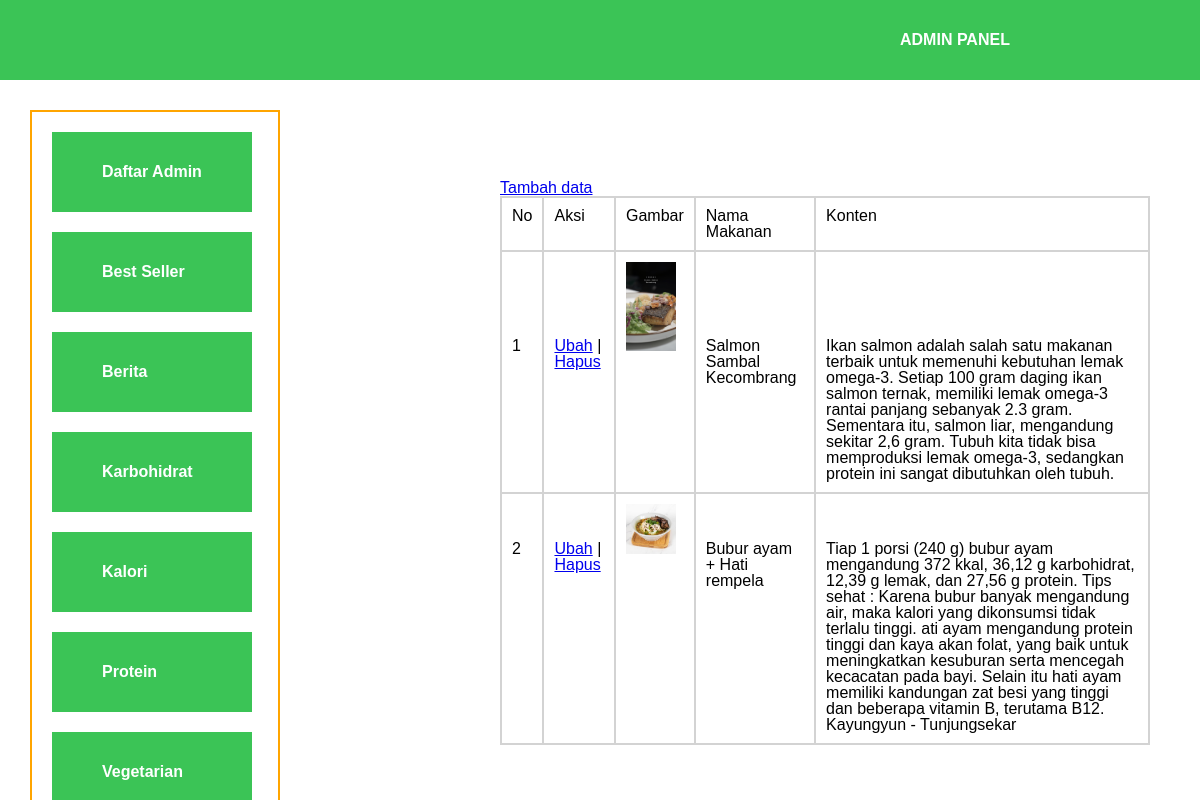
/admin/akalori.php, run on the app's committed database.
### tables this page shows
CREATE TABLE `kalori` (
  `id` int(11) NOT NULL,
  `nama` varchar(300) NOT NULL,
  `konten` mediumtext NOT NULL,
  `gambar` varchar(200) NOT NULL
);

### config/connect_kalori.php (called while the page is built, shortened)
<?php
	$servername = "localhost";
	$username = "root";
	$password = "";
	$nama_db = "web";
	$koneksi = mysqli_connect($servername,$username,$password,$nama_db);
	function query ($query) {
	global $koneksi;
	$result = mysqli_query($koneksi, $query);
	$rows = [];
	while ($row = mysqli_fetch_assoc($result)) {
		$rows[]= $row;
	}
	return $rows;
}
?>

### admin/akalori.php (the view, shortened to what this page needs)
<?php
require '../config/connect_kalori.php';
$kalori = query ("SELECT * FROM kalori");
 ?>
<!DOCTYPE html>
<html>
<head>
	<link rel="stylesheet" href="admin.css">
</head>
<body>
<div class="topbar">
	<a href="admin.php">ADMIN PANEL</a>
</div>
<div class="konten">
	<a href="tambah_kalori.php">Tambah data</a>
	<table border="1" cellpadding="10" cellspacing="0">
		<tr>
			<td>No</td>
			<td>Aksi</td>
			<td>Gambar</td>
			<td>Nama Makanan</td>
			<td>Konten</td>
		</tr>
	<?php $i=1; ?>
	<?php foreach ($kalori as $kal) : ?>
		<tr>
			<td><?php echo $i; ?></td>
			<td><a href="ubah_kalori.php?id=<?php echo $kal ["id"];?>">Ubah</a> |
				<a href="hapus_kalori.php?id=<?php echo $kal ["id"];?>">Hapus</a>
			</td>
			<td>
				<img src="../pic/<?php echo $kal ["gambar"]; ?>" width="50"></td>
			<td><?php echo $kal ["nama"] ?></td>
			<td><?php echo $kal ["konten"] ?></td>
		</tr>
	<?php $i++; ?>
	<?php endforeach ?>
	</table>
</div>
<div class="sidebar">
	<div class="admin"><a href="adaftar.php">Daftar Admin</a></div>
	<div class="bestseller"><a href="abestseller.php">Best Seller</a></div>
	<div class="berita"><a href="aberita.php">Berita</a></div>
	<div class="karbohidrat"><a href="akarbohidrat.php">Karbohidrat</a></div>
	<div class="kalori"><a href="akalori.php">Kalori</a></div>
	<div class="protein"><a href="aprotein.php">Protein</a></div>
	<div class="vegetarian"><a href="avegetarian.php">Vegetarian</a></div>
</div>
</body>
</html>

### admin/admin.css (style rules this page uses)
html, body, div, span, applet, object, iframe, h1, h2, h3, h4, h5, h6, p, blockquote, pre, a, abbr, acronym, address, big, cite, code, del, dfn, em, img, ins, kbd, q, s, samp, small, strike, strong, sub, sup, tt, var, b, u, i, center, dl, dt, dd, ol, ul, li, fieldset, form, label, legend, table, caption, tbody, tfoot, thead, tr, th, td, article, aside, canvas, details, embed, figure, figcaption, footer, header, hgroup, menu, nav, output, ruby, section, summary, time, mark, audio, video { margin: 0; padding: 0; border: 0; font-size: 100%; font: inherit; vertical-align: baseline; }
body { line-height: 1; }
table { border-collapse: collapse; border-spacing: 0; }
body { font-family: sans-serif; }
.topbar { height: 80px; width: 100%; background-color: rgba(59, 196, 86); }
.topbar a { margin-left: 900px; line-height: 80px; color: white; font-weight: bold; text-decoration: none; }
.konten { float: right; margin-right: 50px; margin-left: 500px; margin-top: 100px; }
.konten table td { border: 2px solid lightgrey; padding: 10px; margin-bottom: 10px; }
.sidebar { position: fixed; height: 850px; width: 250px; box-sizing: border-box; z-index: -9999px; border: 2px solid orange; margin-left: 30px; margin-top: 30px; }
.sidebar .admin { margin-left: 20px; margin-top: 20px; height: 80px; width: 200px; background-color: rgba(59, 196, 86); }
.admin a { margin-left: 50px; line-height: 80px; text-decoration: none; color: white; font-weight: bold; }
.sidebar .bestseller { margin-left: 20px; margin-top: 20px; height: 80px; width: 200px; background-color: rgba(59, 196, 86); }
.bestseller a { margin-left: 50px; line-height: 80px; text-decoration: none; color: white; font-weight: bold; }
.sidebar .berita { margin-left: 20px; margin-top: 20px; height: 80px; width: 200px; background-color: rgba(59, 196, 86); }
.berita a { margin-left: 50px; line-height: 80px; text-decoration: none; color: white; font-weight: bold; }
.sidebar .karbohidrat { margin-left: 20px; margin-top: 20px; height: 80px; width: 200px; background-color: rgba(59, 196, 86); }
.karbohidrat a { margin-left: 50px; line-height: 80px; text-decoration: none; color: white; font-weight: bold; }
.sidebar .kalori { margin-left: 20px; margin-top: 20px; height: 80px; width: 200px; background-color: rgba(59, 196, 86); }
.kalori a { margin-left: 50px; line-height: 80px; text-decoration: none; color: white; font-weight: bold; }
.sidebar .protein { margin-left: 20px; margin-top: 20px; height: 80px; width: 200px; background-color: rgba(59, 196, 86); }
.protein a { margin-left: 50px; line-height: 80px; text-decoration: none; color: white; font-weight: bold; }
.sidebar .vegetarian { margin-left: 20px; margin-top: 20px; height: 80px; width: 200px; background-color: rgba(59, 196, 86); }
.vegetarian a { margin-left: 50px; line-height: 80px; text-decoration: none; color: white; font-weight: bold; }

### data on the page
kalori: gambar (picture), nama "Salmon Sambal Kecombrang", konten "Ikan salmon adalah salah satu makanan terbaik untuk memenuhi kebutuhan lemak omega-3. Setiap 100 gram daging ikan salmon ternak, memiliki lemak omega-3 rantai panjang sebanyak 2.3 gram. Sementara itu, salmon liar, mengandung sekitar 2,6 gram. Tubuh kita tidak bisa memproduksi lemak omega-3, sedangkan protein ini sangat dibutuhkan oleh tubuh."
kalori: gambar (picture), nama "Bubur ayam + Hati rempela", konten "Tiap 1 porsi (240 g) bubur ayam mengandung 372 kkal, 36,12 g karbohidrat, 12,39 g lemak, dan 27,56 g protein. Tips sehat : Karena bubur banyak mengandung air, maka kalori yang dikonsumsi tidak terlalu tinggi. ati ayam mengandung protein tinggi dan kaya akan folat, yang baik untuk meningkatkan kesuburan serta mencegah kecacatan pada bayi. Selain itu hati ayam memiliki kandungan zat besi yang tinggi dan beberapa vitamin B, terutama B12. Kayungyun - Tunjungsekar"
